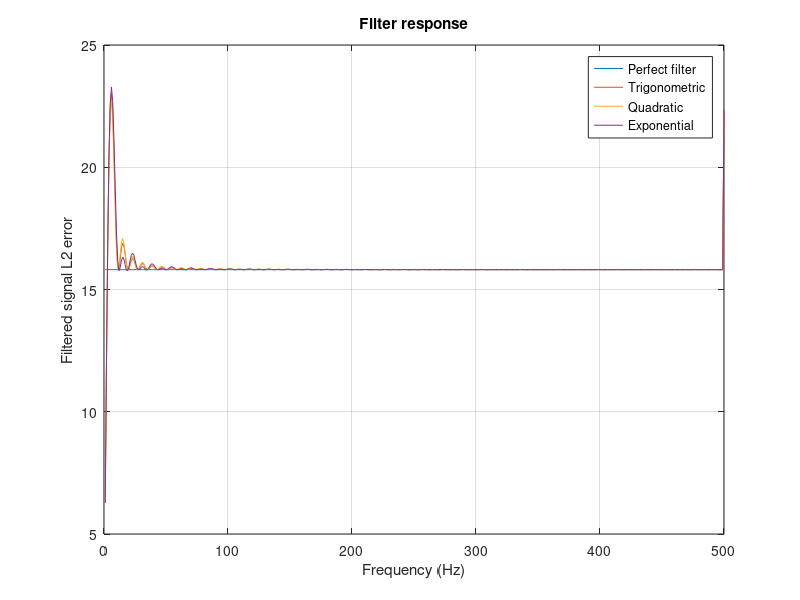
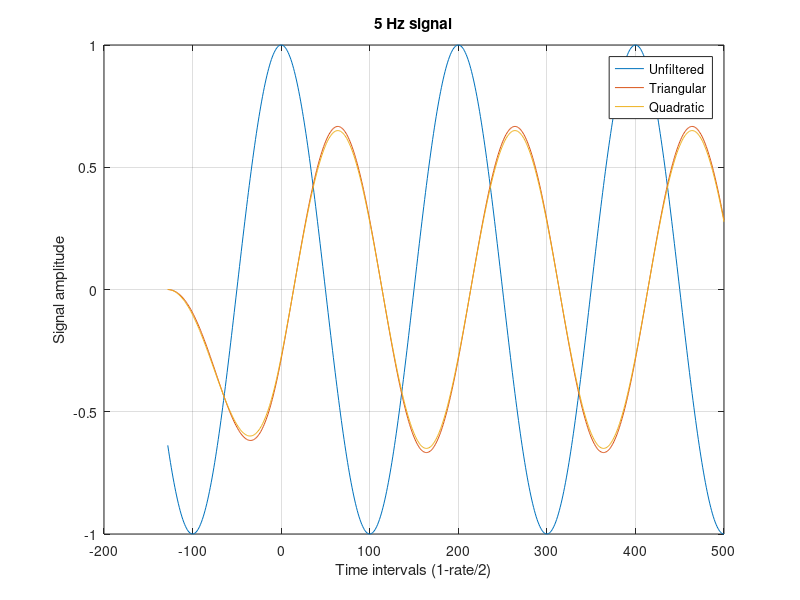
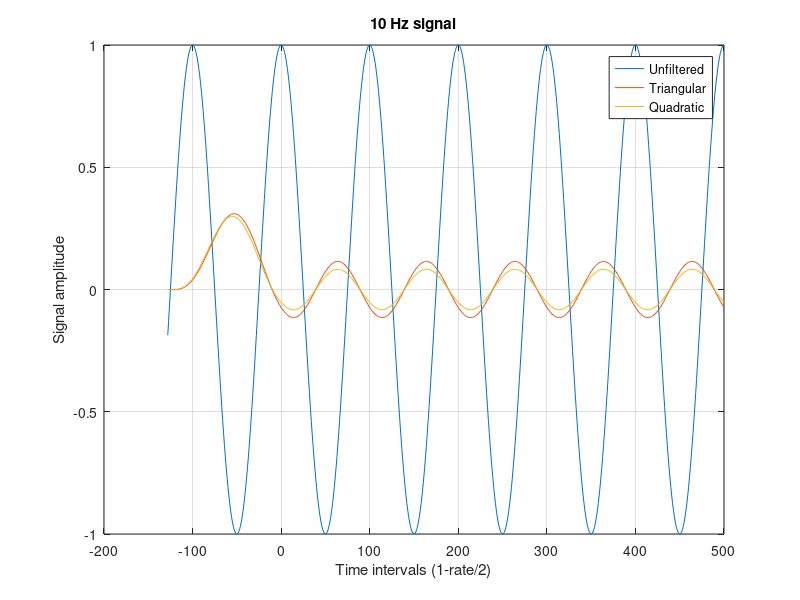
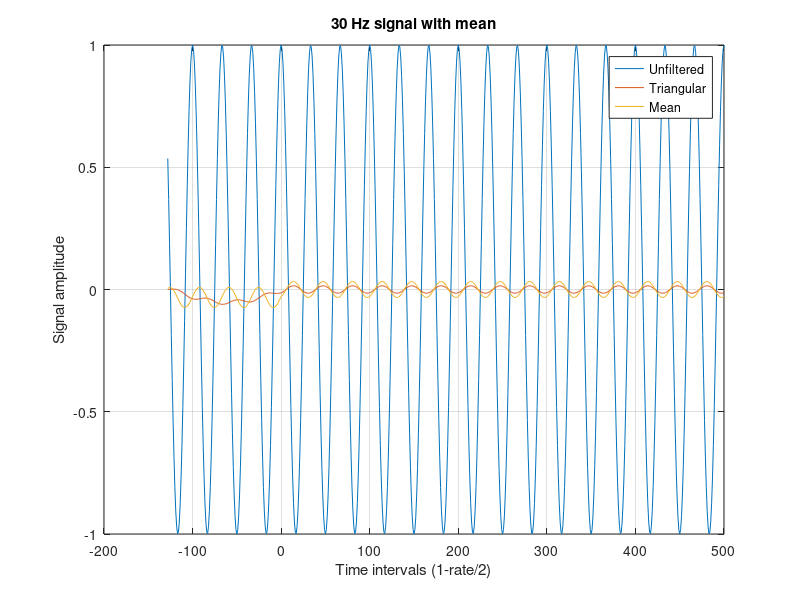

Write the MATLAB code that produced these figures, in order.
fig = 1;
% Parameters
rate = 1000; % Assume 1KHz sample rate
M = rate/2;
n = 1:M;

%% Create custom filter(s)
global b;
global c;
global d;
f_len = 128; % Filter length - 1 (we want odd filters, with 0 included, so make this even)
x = -1:(2/f_len):1; % Fix x range

% Filter 1
%b = 1 - abs(x); % Triangular filter
%b = 2 - 2 .^ abs(x); % Exponential triangle
b = cos(x * pi / 2); % Signal
trapz(b)
trapz(x,b)
b = b / trapz(x,b);
norm(b,1)
b = b / norm(b,1);

% Filter 2
c = 1 - x .^2; % Quadratic
%c = 1 - sqrt(abs(x)); % Sharp convex triangle
%c = sqrt(1 - abs(x)); % Sharp concave triangle
%c = sqrt(1 - x .^ 2); % Circular
%c = 2 - log((e^2 - e) * abs(x) + e); % Logarithmic triangle
%c = 2 - 2 .^ abs(x); % Exponential triangle
trapz(c)
trapz(x,c)
c = c / trapz(x,c);
norm(c,1)
c = c / norm(c,1);

d = 2 - 2 .^ abs(x); % Exponential triangle
d = d / trapz(x,d);
d = d / norm(d,1);


function y = convf1(x);
	global b;
	y = b * x;
end
function y = convf2(x);
	global c;
	y = c * x;
end
function y = convf3(x);
	global d;
	y = d * x;
end

% Calculate response (Trailing convolution)
baseline = zeros(1, M);
response = zeros(1, M);
response2 = zeros(1, M);
response3 = zeros(1, M);
nn = [-f_len:M];
for i = n;
	sig = cos(2*pi*nn * i/rate);
	baseline(i) = norm(sig((f_len+2):end)); % Only keep the entries after "warm up" period
	response(i) = norm(sig((f_len+2):end) - movfun(@convf1, sig, [f_len, 0], "Endpoints", 0)((f_len+2):end));
	response2(i) = norm(sig((f_len+2):end) - movfun(@convf2, sig, [f_len, 0], "Endpoints", 0)((f_len+2):end));
	response3(i) = norm(sig((f_len+2):end) - movfun(@convf3, sig, [f_len, 0], "Endpoints", 0)((f_len+2):end));
end
figure(fig++);
clf;
plot(n, baseline, n, response, n, response2, n, response3);
grid on;
title("Filter response");
legend("Perfect filter", "Trigonometric", "Quadratic", "Exponential");
xlabel("Frequency (Hz)");
ylabel("Filtered signal L2 error");

% Demonstration 1
figure(fig++);
clf;
sig = cos(2*pi*nn * 5/rate);
filtered1 = movfun(@convf1, sig, [f_len, 0], "Endpoints", 0);
filtered2 = movfun(@convf2, sig, [f_len, 0], "Endpoints", 0);
plot(nn, sig, nn, filtered1, nn, filtered2);
grid on;
title("5 Hz signal");
legend("Unfiltered", "Triangular", "Quadratic");
xlabel("Time intervals (1-rate/2)");
ylabel("Signal amplitude");

% Demo 2
figure(fig++);
clf;
sig = cos(2*pi*nn * 10/rate);
filtered1 = movfun(@convf1, sig, [f_len, 0], "Endpoints", 0);
filtered2 = movfun(@convf2, sig, [f_len, 0], "Endpoints", 0);
plot(nn, sig, nn, filtered1, nn, filtered2);
grid on;
title("10 Hz signal");
legend("Unfiltered", "Triangular", "Quadratic");
xlabel("Time intervals (1-rate/2)");
ylabel("Signal amplitude");

% Demo 3
figure(fig++);
clf;
sig = cos(2*pi*nn * 30/rate);
filtered1 = movfun(@convf1, sig, [f_len, 0], "Endpoints", 0);
filtered2 = movfun(@mean, sig, [f_len, 0], "Endpoints", 0);
plot(nn, sig, nn, filtered1, nn, filtered2);
grid on;
title("30 Hz signal with mean");
legend("Unfiltered", "Triangular", "Mean");
xlabel("Time intervals (1-rate/2)");
ylabel("Signal amplitude");

% Demo 4
figure(fig++);
clf;
sig = (cos(2*pi*nn * 5/rate) + cos(2*pi*nn * 10/rate) + cos(2*pi*nn * 30/rate)) / 3;
sig_intended = (cos(2*pi*nn * 5/rate)) / 3;
filtered1 = movfun(@convf1, sig, [f_len, 0], "Endpoints", 0);
filtered2 = movfun(@mean, sig, [f_len, 0], "Endpoints", 0);
plot(nn, sig, nn, filtered1, nn, filtered2, nn, sig_intended);
grid on;
title("Mixed signal 5hz + 10hz + 30 hz");
legend("Unfiltered", "Triangular", "Mean", "Intended");
xlabel("Time intervals (1-rate/2)");
ylabel("Signal amplitude");
